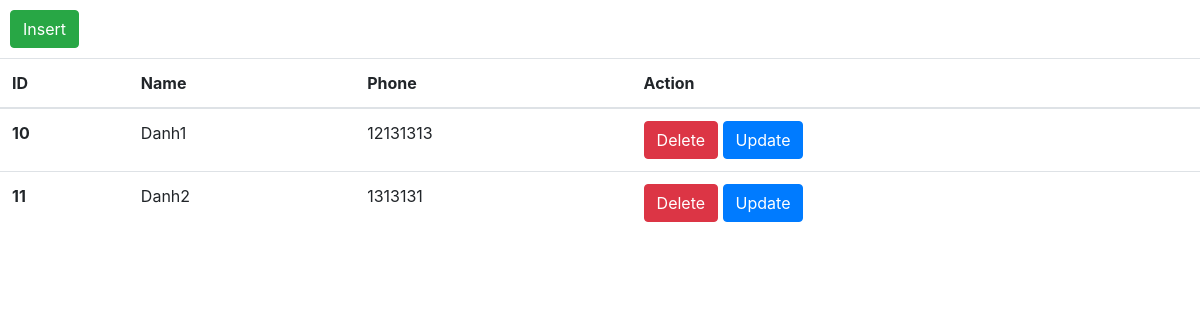
The page /employee on the database as committed earlier.
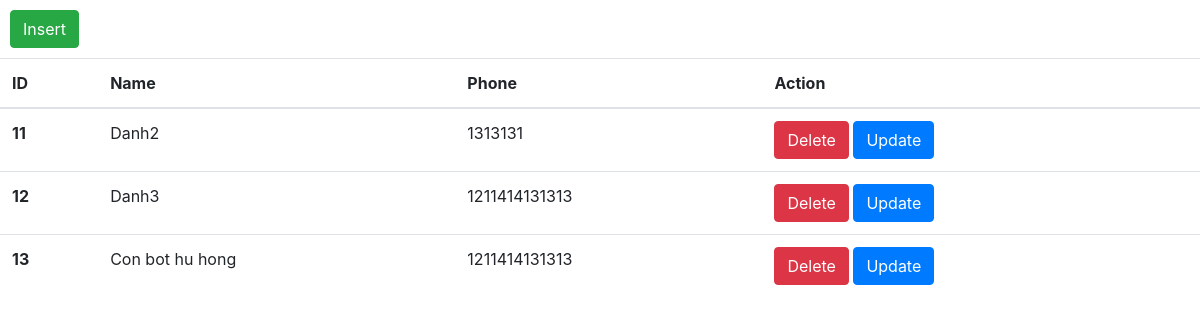
The same page on the database as committed later.
### tables this page shows
CREATE TABLE `emp` (
	`id`	INTEGER NOT NULL PRIMARY KEY AUTOINCREMENT,
	`name`	TEXT NOT NULL,
	`phone`	INTEGER
);

### project/controllers/views.py (the view)
@app.route('/employee')
def showAll():
    allEmp = databaseConnect.getAllEmp()
    return render_template('index.html',data=allEmp)

### project/models/databaseConnect.py (called while the page is built)
def getAllEmp():
    sql = "SELECT * FROM emp"
    s = c.execute(sql)
    all_emp = []
    for r in s:
        e = employee.Employee(r[0], r[1], r[2])
        all_emp.append(e)
    commit_all()
    return all_emp

def commit_all():
    conn.commit()

### project/models/employee.py (called while the page is built)
    def getId(self):
        return self.__id

    def getName(self):
        return self.__name

    def getPhone(self):
        return self.__phone

### project/templates/index.html (shortened to what this page needs)
<!DOCTYPE html>
<html lang="en">
<head>
    <link rel="stylesheet" type="text/css" href="{{ url_for('static', filename='style.css') }}"/>
    <link rel="stylesheet" type="text/css" href="{{ url_for('static', filename='bootstrap.min.css') }}"/>
</head>
<body>
    <button type="button" class="btn btn-success"><a href="/insert">Insert</a></button>
    <table class="table">
        <thead>
        <tr>
            <th scope="col">ID</th>
            <th scope="col">Name</th>
            <th scope="col">Phone</th>
            <th scope="col">Action</th>
        </tr>
    </thead>
    <tbody>
        {% for e in data%}
        <tr>
            <th scope="row">{{e.getId()}}</th>
            <td>{{e.getName()}}</td>
            <td>{{e.getPhone()}}</td>
            <td><button type="button" class="btn btn-danger"><a href="/delete?id={{e.getId()}}" class="de">Delete</a></button>
                <button type="button" class="btn btn-primary"><a href="/update?id={{e.getId()}}" class="up">Update</a></button></td>
        </tr>
        {% endfor%}
    </table>
</body>
</html>

### project/static/style.css (style rules this page uses)
* { margin: 0px; padding: 0px; }
a { color: white !important; text-decoration: none !important; }
.btn-success { margin-top: 10px; margin-left: 10px; }
table { margin-top: 10px; }

Rows that differ between the two databases and show on the page:
removed emp: getId "10", getName "Danh1", getPhone "12131313"
added emp: getId "12", getName "Danh3", getPhone "1211414131313"
added emp: getId "13", getName "Con bot hu hong", getPhone "1211414131313"
